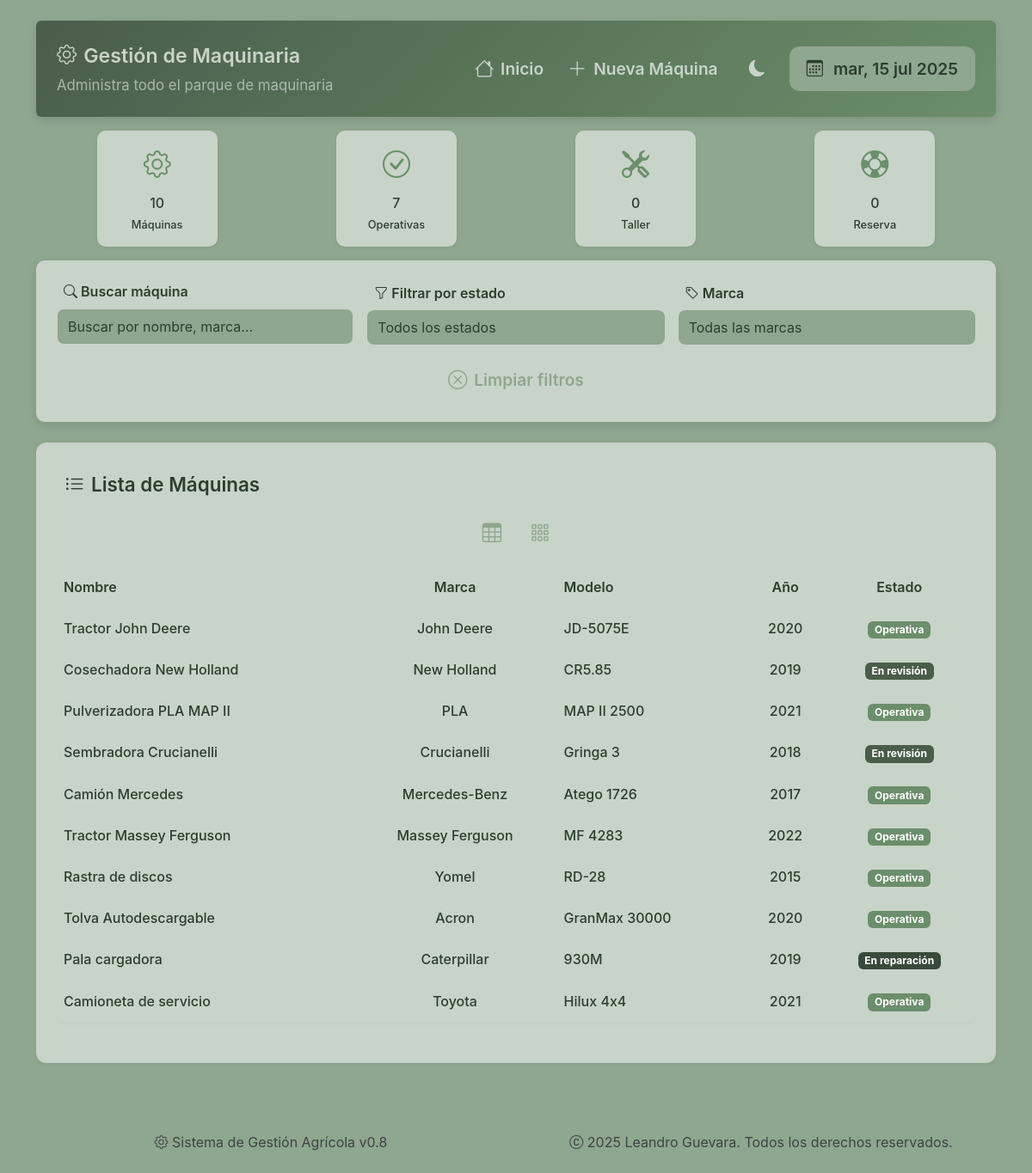
Before: /maquina/ with the older database file.
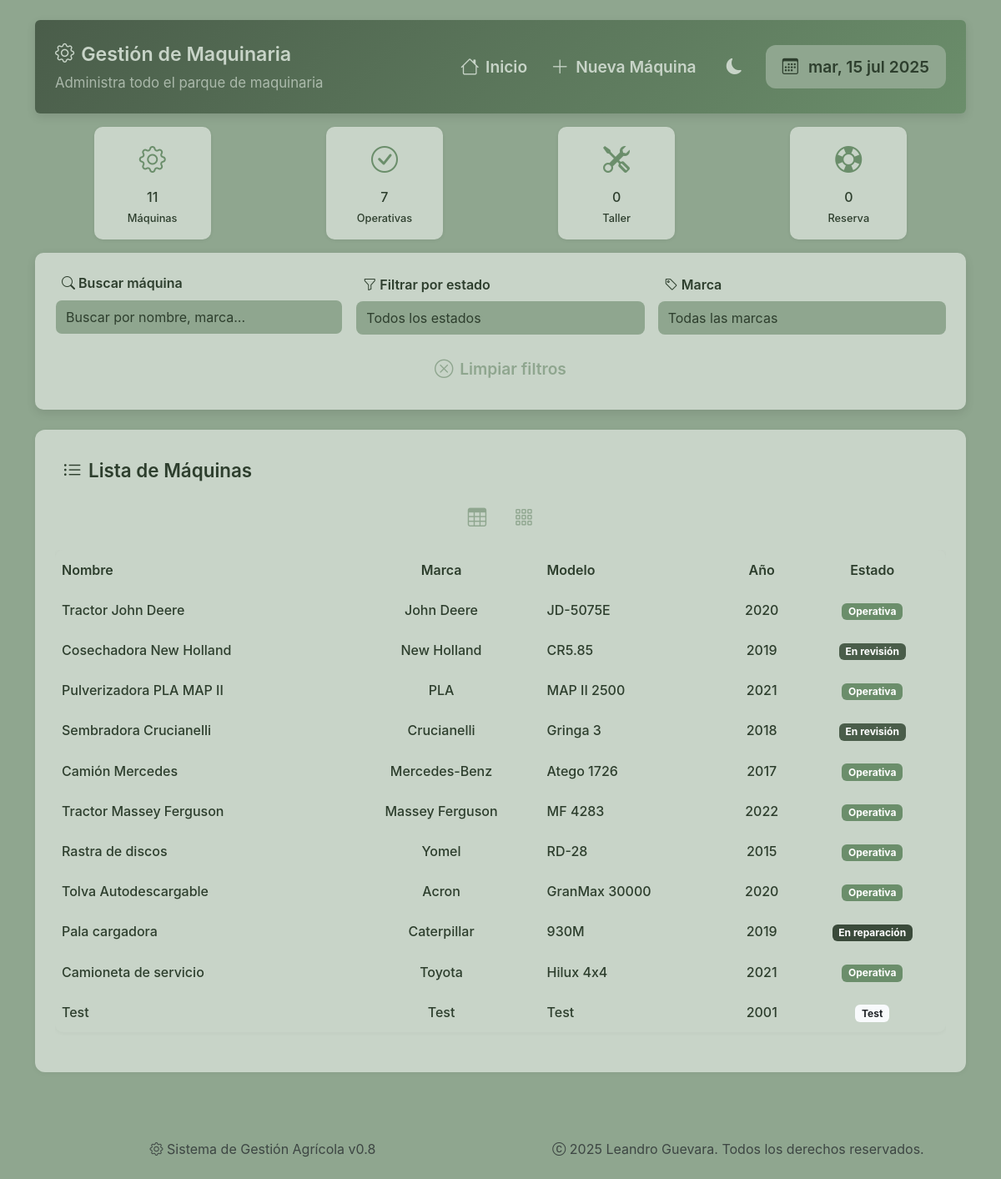
After: the same page with the newer database file.
### sistema_gestion_agricola/models/maquina.py (models this page shows)
class Maquina(db.Model):
    __tablename__ = 'maquinas'
    ID = db.Column(db.Integer, primary_key=True, autoincrement=True)
    Codigo = db.Column(db.String, unique=True, nullable=False)
    Nombre = db.Column(db.String, nullable=False)
    Marca = db.Column(db.String)
    Modelo = db.Column(db.String)
    Año = db.Column(db.Integer)
    Estado = db.Column(db.String)
    Observaciones = db.Column(db.String)
    Foto = db.Column(db.String)

### sistema_gestion_agricola/routes/maquinas.py (the view)
@maquinas_bp.route('/')
def listar_maquinas():
    conn = get_db_connection()
    maquinas = conn.execute('SELECT * FROM maquinas').fetchall()
    conn.close()
    return render_template('maquinas/listar.html', maquinas=maquinas)

### sistema_gestion_agricola/utils/db.py (called while the page is built)
def get_db_connection():
    conn = sqlite3.connect('sistema_gestion_agricola.db', timeout=10)
    conn.row_factory = sqlite3.Row
    return conn

### sistema_gestion_agricola/templates/maquinas/listar.html (shortened to what this page needs)
{% extends "base.html" %}
{% block content %}
<div class="page-wrapper">
    <div class="dashboard-header hidden-item p-4 mb-3 rounded">
        <div class="header-topbar">
            <div class="header-title">
                <h2 class="section-title"><i class="bi bi-gear"></i>Gestión de Maquinaria</h2>
                <p class="section-subtitle d-none d-md-block opacity-75">Administra todo el parque de maquinaria</p>
            </div>
            <div class="header-controls">
                <a href="{{ url_for('index') }}"
                    class="btn btn-outline-primary btn-sm ms-2"
                    style="font-size: 1rem;">
                    <i class="bi bi-house"></i>
                    <span class="d-none d-md-block d-md-inline">Inicio</span>
                </a>
                <a href="{{ url_for('maquinas.agregar_maquina') }}"
                    class="btn btn-outline-primary btn-sm"
                    style="font-size: 1rem;">
                    <i class="bi bi-plus-lg"></i>
                    <span class="d-none d-md-block d-md-inline">Nueva Máquina</span>
                </a>
                <button class="theme-toggle" id="themeToggle">
                    <i class="bi bi-moon-fill" id="themeIcon"></i>
                </button>
                <div class="calendar-badge fs-6 d-none d-lg-block">
                    <i class="bi bi-calendar3"></i> <span id="current-date"></span>
                </div>
            </div>
        </div>
    </div>
    <div class="stats-grid hidden-item">
        <div class="stat-card compact hidden-item">
            <div class="stat-icon hidden-item" data-delay="100"><i class="bi bi-gear"></i></div>
            <div class="stat-content">
                <h3>{{ maquinas|length }}</h3>
                <p>Máquinas</p>
            </div>
        </div>
        <div class="stat-card compact hidden-item">
            <div class="stat-icon hidden-item" data-delay="100"><i class="bi bi-check-circle"></i></div>
            <div class="stat-content">
                <h3>{{ maquinas|selectattr('Estado', 'equalto', 'Operativa')|list|length }}</h3>
                <p>Operativas</p>
            </div>
        </div>
        <div class="stat-card compact hidden-item">
            <div class="stat-icon hidden-item" data-delay="100"><i class="bi bi-tools"></i></div>
            <div class="stat-content">
                <h3>{{ maquinas|selectattr('Estado', 'equalto', 'En taller')|list|length }}</h3>
                <p>Taller</p>
            </div>
        </div>
        <div class="stat-card compact hidden-item">
        <div class="stat-icon hidden-item" data-delay="100"><i class="bi bi-life-preserver"></i></div>
            <div class="stat-content">
                <h3>{{ maquinas|selectattr('Estado', 'equalto', 'Reserva')|list|length }}</h3>
                <p>Reserva</p>
            </div>
        </div>
    </div>
    <div class="card-section mb-4 hidden-item">
        <div class="row g-3 align-items-end">
            <div class="col-md-4">
                <label for="searchInput" class="form-label">
                    <i class="bi bi-search"></i> Buscar máquina
                </label>
                <input type="text" class="form-control" id="searchInput" placeholder="Buscar por nombre, marca...">
            </div>
            <div class="col-md-4">
                <label for="filterEstado" class="form-label">
                    <i class="bi bi-funnel"></i> Filtrar por estado
                </label>
                <select class="form-select" id="filterEstado">
                    <option value="">Todos los estados</option>
                </select>
            </div>
            <div class="col-md-4">
                <label for="filterMarca" class="form-label">
                    <i class="bi bi-tag"></i> Marca
                </label>
                <select class="form-select" id="filterMarca">
                    <option value="">Todas las marcas</option>
                </select>
            </div>
            <div class="d-flex flex-column flex-md-row gap-2">
                <button type="button" class="btn btn-outline-secondary w-100 w-md-auto" onclick="clearFilters()">
                    <i class="bi bi-x-circle"></i> Limpiar filtros
                </button>
            </div>
        </div>
    </div>
    <section class="page-section hidden-item">
        <h3 class="section-title">
            <i class="bi bi-list-ul"></i> Lista de Máquinas
        </h3>
        <div class="view-toggle hidden-item">
            <button class="btn btn-sm btn-outline-secondary" onclick="toggleView('table')" id="tableViewBtn">
                <i class="bi bi-table"></i>
            </button>
            <button class="btn btn-sm btn-outline-secondary" onclick="toggleView('cards')" id="cardsViewBtn">
                <i class="bi bi-grid-3x3-gap"></i>
            </button>
        </div>
        <div id="tableView" class="table-view hidden-item">
            <div class="table-responsive hidden-item">
                <table class="table table-hover hidden-item align-middle">
                    <thead>
                        <tr>
                            <th>Nombre</th>
                            <th class="d-none d-md-table-cell text-center">Marca</th>
                            <th class="d-none d-md-table-cell">Modelo</th>
                            <th class="d-none d-lg-table-cell text-center">Año</th>
                            <th class="text-center">Estado</th>
                        </tr>
                    </thead>
                    <tbody id="maquinasTableBody">
                        {% for m in maquinas %}
                        <tr class="clickable-row maquina-row"
                            data-name="{{ m.Nombre|lower }}"
                            data-marca="{{ m.Marca|lower }}"
                            data-modelo="{{ m.Modelo|lower }}"
                            data-estado="{{ m.Estado }}"
                            data-machine-id="{{ m.ID }}">
                            <td>
                                <strong class="machine-name">{{ m.Nombre }}</strong>
                            </td>
                            <td class="d-none d-md-table-cell text-center">{{ m.Marca }}</td>
                            <td class="d-none d-md-table-cell">{{ m.Modelo }}</td>
                            <td class="d-none d-lg-table-cell text-center">{{ m.Año }}</td>
                            <td class="text-center">
                                {% if m.Estado == 'Operativa' %}
                                    <span class="badge" style="background-color: var(--agri-green-primary);">Operativa</span>
                                {% elif m.Estado == 'En taller' %}
                                    <span class="badge" style="background-color: var(--agri-green-secondary);">En taller</span>
                                {% elif m.Estado == 'En revisión' %}
                                    <span class="badge" style="background-color: var(--agri-green-dark);">En revisión</span>
                                {% elif m.Estado == 'En reparación' %}
                                    <span class="badge" style="background-color: var(--agri-green-darker);">En reparación</span>
                                {% elif m.Estado == 'Fuera de servicio' %}
                                    <span class="badge" style="background-color: var(--agri-dark);">Fuera de servicio</span>
                                {% else %}
                                    <span class="badge text-dark" style="background-color: var(--agri-light);">{{ m.Estado }}</span>
                                {% endif %}
                            </td>
                        </tr>
                        {% endfor %}
                    </tbody>
                </table>
            </div>
        </div>
                {% for m in maquinas %}
                    {% set wrapper_class = "machine-card-wrapper" %}
                    {% set card_class = "machine-card maquina-card" %}
                    {% set id = m.ID %}
                    {% set image = url_for('static', filename='fotos/maquinas/' ~ m.Foto) if m.Foto else None %}
                    {% set placeholder_icon = "bi bi-tractor" %}
                    {% set badge_text, badge_class = (
                        ('Operativa', 'bg-success') if m.Estado == 'Operativa' else
                        ('En taller', 'bg-warning text-dark') if m.Estado == 'En taller' else
                        ('Fuera de servicio', 'bg-danger') if m.Estado == 'Fuera de servicio' else
                        (m.Estado, 'bg-secondary')
                    ) %}
                    {% set title = m.Nombre %}
                    {% set details = "<strong>Marca:</strong> " ~ m.Marca ~ "<br><strong>Modelo:</strong> " ~ m.Modelo ~ "<br><strong>Año:</strong> " ~ m.Año %}
                    {% set edit_url = url_for('maquinas.editar_maquina', id=m.ID) %}
                    {% set data_attrs = {
                        "name": m.Nombre|lower,
                        "marca": m.Marca|lower,
                        "modelo": m.Modelo|lower,
                        "estado": m.Estado
                    } %}
                {% endfor %}
    </section>
</div>
{% endblock %}

### sistema_gestion_agricola/templates/base.html (shortened to what this page needs)
<!DOCTYPE html>
<html lang="es" class="h-100">
<head>
  <link href="https://cdn.jsdelivr.net/npm/bootstrap@5.3.0/dist/css/bootstrap.min.css" rel="stylesheet" />
  <link href="https://cdn.jsdelivr.net/npm/bootstrap-icons@1.10.5/font/bootstrap-icons.css" rel="stylesheet" />
  <link rel="stylesheet" href="{{ url_for('static', filename='css/master.css') }}">
</head>
<body class="d-flex flex-column h-100">
  <main class="flex-shrink-0">
    <div class="container py-4">
      {% block content %}{% endblock %}
    </div>
  </main>
  <footer class="footer mt-auto py-4">
    <div class="container">
      <div class="row align-items-center">
        <div class="col-md-6 text-center text-md-end">
          <small class="text-muted">
            <i class="bi bi-gear"></i> Sistema de Gestión Agrícola v0.8
          </small>
        </div>
        <div class="col-md-6 text-center text-md-start">
          <p class="text-muted mb-0">
            <i class="bi bi-c-circle"></i> 2025 Leandro Guevara. Todos los derechos reservados.
          </p>
        </div>
      </div>
    </div>
  </footer>
</body>
</html>

### sistema_gestion_agricola/static/css/base.css (style rules this page uses)
html, body, div, span, applet, object, iframe, h1, h2, h3, h4, h5, h6, p, blockquote, pre, a, abbr, acronym, address, big, cite, code, del, dfn, em, img, ins, kbd, q, s, samp, small, strike, strong, sub, sup, tt, var, b, u, i, center, dl, dt, dd, ol, ul, li, fieldset, form, label, legend, table, caption, tbody, tfoot, thead, tr, th, td, article, aside, canvas, details, embed, figure, figcaption, footer, header, hgroup, menu, nav, output, ruby, section, summary, time, mark, audio, video { margin: 0; padding: 0; border: 0; font-size: 100%; font: inherit; vertical-align: baseline; box-sizing: border-box; }
article, aside, details, figcaption, figure, footer, header, hgroup, menu, nav, section { display: block; }
body { line-height: 1.5; font-family: 'Inter', 'Segoe UI', Arial, sans-serif; background: var(--bg-color); color: var(--text-color); min-height: 100vh; -webkit-font-smoothing: antialiased; -moz-osx-font-smoothing: grayscale; transition: var(--transition); }
a { color: var(--agri-green, #388e3c); text-decoration: none; transition: color 0.2s; }
input, select, textarea, button { font-family: inherit; font-size: 1rem; border-radius: 6px; border: 1px solid var(--border-color, #e9ecef); padding: 0.5em 0.75em; outline: none; transition: border-color 0.2s, box-shadow 0.2s; }
button { cursor: pointer; border: none; background: none; }
.text-center { text-align: center !important; }
.w-100 { width: 100% !important; }
.h-100 { height: 100% !important; }
.d-flex { display: flex !important; }
.flex-column { flex-direction: column !important; }
.align-items-center { align-items: center !important; }
.gap-2 { gap: 1rem !important; }
*, *::before, *::after { box-sizing: border-box; }

### sistema_gestion_agricola/static/css/theme.css (style rules this page uses)
:root { --agri-green-primary: #6b8e6b; --agri-green-secondary: #8fa68f; --agri-green-tertiary: #a8bba8; --agri-green-dark: #4a5d4a; --agri-green-darker: #3a4a3a; --agri-green-light: #e8f0e8; --agri-green-muted: #c8d4c8; --card-bg: var(--agri-green-primary); --text-color: #2d3e2d; --radius: 8px; --transition: all 0.3s cubic-bezier(.4,2,.6,1); --hover-bg: var(--agri-green-tertiary); --btn-primary: var(--agri-green-primary); --btn-primary-hover: var(--agri-green-tertiary); --btn-secondary: var(--agri-green-primary); --btn-secondary-hover: var(--agri-green-dark); --btn-accent: var(--agri-green-primary); --btn-accent-hover: var(--agri-green-dark); --btn-neutral: var(--agri-green-muted); --btn-neutral-hover: var(--agri-green-secondary); --btn-disabled: var(--agri-green-darker); --btn-disabled-text: var(--agri-green-muted); }
[data-bs-theme="light"] { --bg-color: var(--agri-green-secondary); --text-color: #2d3e2d; --card-bg: var(--agri-green-muted) !important; --header-bg: linear-gradient(135deg, var(--agri-green-dark), var(--agri-green-primary)); --hover-bg: var(--agri-green-tertiary); --hover-text: var(--agri-green-darker); --agri-light: #f8fafc; --agri-dark: #2a2f2a; --btn-bg-primary: var(--agri-green-secondary); --btn-text-primary: var(--agri-green-dark); --btn-border-primary: var(--agri-green-dark); --btn-bg-secondary: var(--agri-green-dark); --btn-text-secondary: var(--bg-color); --btn-border-secondary: var(--bg-color); --btn-bg-tertiary: var(--agri-green-muted); --btn-text-tertiary: var(--agri-green-darker); --btn-border-tertiary: var(--agri-green-darker); }
body, .card-section, .dashboard-header, .btn, .badge { transition: var(--transition); }

### sistema_gestion_agricola/static/css/custom.css (style rules this page uses)
.stats-grid { display: grid; grid-template-columns: repeat(auto-fit, minmax(160px, 1fr)); gap: 1rem; padding: 0 0.6rem; margin-bottom: 1rem; }
@media (min-width: 1024px) { .stats-grid { grid-template-columns: repeat(4, 1fr); } }
.stat-card { background: var(--card-bg, #fff); border-radius: 10px; box-shadow: 0 1px 4px rgba(0,0,0,0.07); padding: 1rem; display: flex; flex-direction: column; justify-content: center; transition: all 0.4s ease; cursor: default; }
.stat-card.compact { aspect-ratio: 1 / 1; max-width: 140px; max-height: 140px; width: 100%; justify-self: center; justify-content: center; text-align: center; align-items: center; place-items: center; padding: 1rem; }
.stat-icon { width: 48px; height: 48px; border-radius: 50%; display: flex; align-items: center; justify-content: center; font-size: 2rem; color: var(--agri-green-primary, #2e7d32); margin-bottom: 0.5rem; }
.stat-content h3, .stat-content p { margin: 0; font-weight: 550; color: var(--text-color, #222); }
.stat-content p { margin-top: 0.25rem; font-size: 0.9rem; }

Changed rows visible on the page:
added Maquina: Nombre "Test", Marca "Test", Modelo "Test", Año "2001", Estado "Test"
Other visible differences:
{{ maquinas|length }}: "10" → "11"
